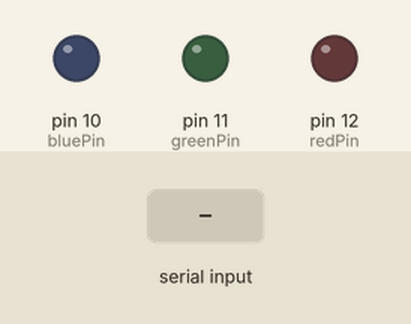
Recording of a sketch running on a simulated Arduino Uno, built with avr-gcc and run on an emulated ATmega328P. Shown: output pins drawn as LEDs (lit = HIGH). Inputs (shaded band) come from the test bench. What the sketch prints to the serial monitor is not drawn.

Above: at 1.2 s.
1.3 s: "RED" received over Serial
At 2.6 s:
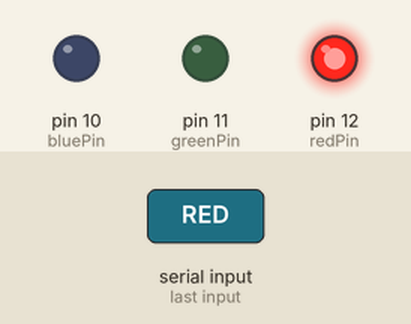
3.8 s: "BLUE" received over Serial
At 5.7 s:
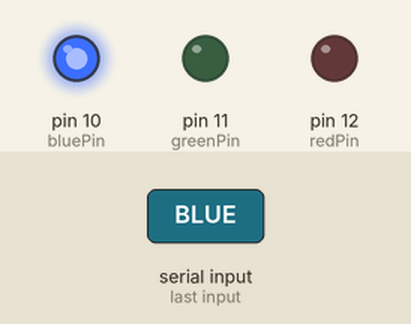
6.3 s: "GREEN" received over Serial
At 7.7 s:
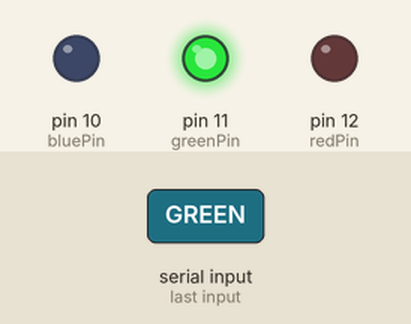
8.8 s: "OFF" received over Serial
At 10.7 s:
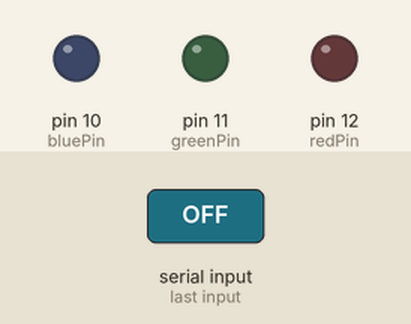
Timing chart, 0 to 12.2 s (numbered marks = the images above; inputs shaded):
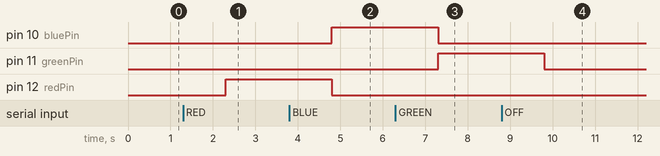

Measured:
- after the input at 1.3 s, pin 12 (redPin): LOW → HIGH after 1.0 s
- after the input at 3.8 s, pin 10 (bluePin): LOW → HIGH after 1.0 s; pin 12 (redPin): HIGH → LOW after 1.0 s
- after the input at 6.3 s, pin 10 (bluePin): HIGH → LOW after 1.0 s; pin 11 (greenPin): LOW → HIGH after 1.0 s
- after the input at 8.8 s, pin 11 (greenPin): HIGH → LOW after 1.0 s

The sketch:

serial_monitor_led2.ino
```cpp
int bluePin = 10;
int greenPin = 11;
int redPin = 12;
String ledColor;


void setup() {
  // put your setup code here, to run once:
  pinMode(bluePin, OUTPUT);
  pinMode(greenPin, OUTPUT);
  pinMode(redPin, OUTPUT);
  Serial.begin(9600);
}

void loop() {
  // put your main code here, to run repeatedly:
  Serial.print("What colour would you like?: ");
  while(Serial.available() == 0)
  ;

  ledColor  = Serial.readString();
  ledColor.toUpperCase();

  if(ledColor == "RED")
  {
    digitalWrite(redPin, HIGH);
    digitalWrite(greenPin, LOW);
    digitalWrite(bluePin, LOW);
  }
  if(ledColor == "BLUE")
  {
    digitalWrite(bluePin, HIGH);
    digitalWrite(redPin, LOW);
    digitalWrite(greenPin, LOW);
  }
  if(ledColor =="GREEN")
  {
    digitalWrite(greenPin, HIGH);
    digitalWrite(bluePin, LOW);
    digitalWrite(redPin, LOW);
  }

  if(ledColor == "OFF")
  {
    digitalWrite(redPin, LOW);
    digitalWrite(greenPin, LOW);
    digitalWrite(bluePin, LOW);
  }


}
```
